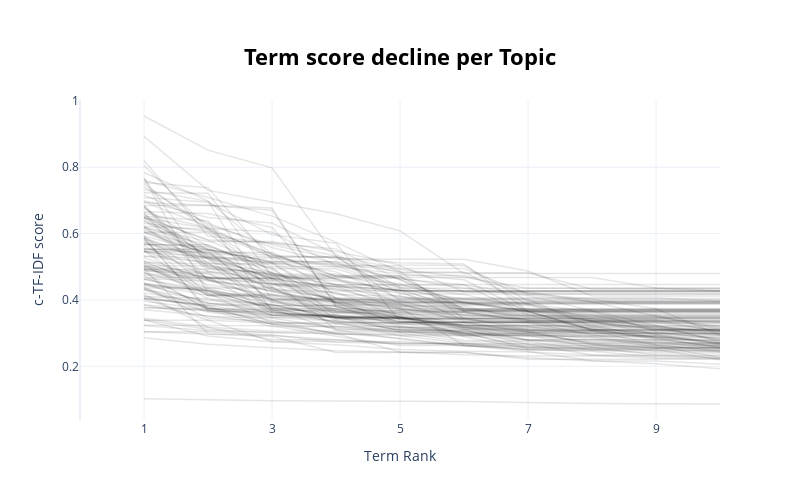

Notebook code cell kept with this figure:
### Code cell
topic_model.visualize_term_rank()
